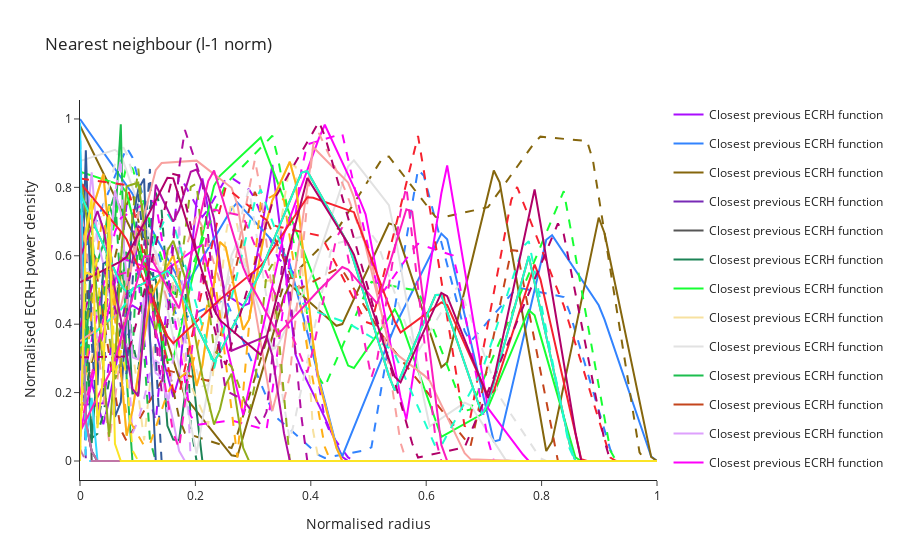
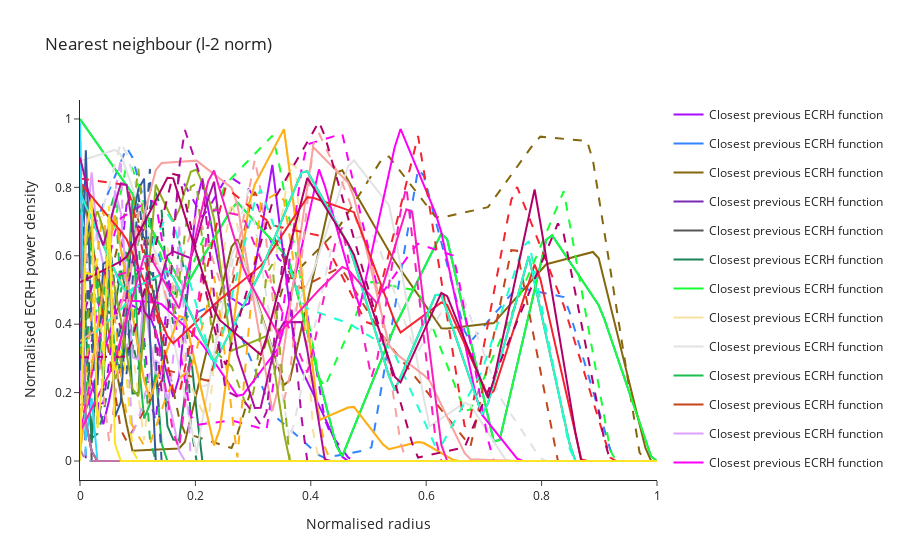
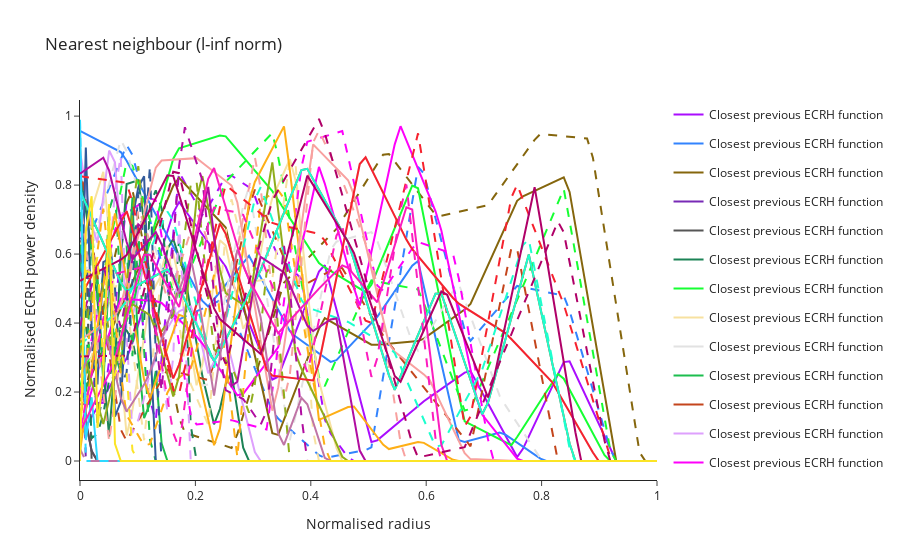

The notebook cell saved with these charts, in order:
### Code cell
import plotly.graph_objects as go 
from jetto_mobo.ecrh import piecewise_linear_3
import plotly

for p in [1, 2, np.inf]:
    figure = go.Figure()
    x = np.linspace(0, 1, 100)
    nearest_neighbours = get_nearest_neigbour(new_ecrh_parameters, p)
    for i, (new, old) in enumerate(zip(new_ecrh_parameters, nearest_neighbours)):
        figure.add_traces(
            [
                go.Scatter(
                    x=x,
                    y=piecewise_linear_3(x, old),
                    mode='lines',
                    name="Closest previous ECRH function",
                    line_color=plotly.colors.qualitative.Alphabet[i],
                    legendgroup=str(i),
                ),
                go.Scatter(
                    x=x,
                    y=piecewise_linear_3(x, new),
                    mode='lines',
                    line_dash='dash',
                    name="New ECRH function",
                    line_color=plotly.colors.qualitative.Alphabet[i],
                    legendgroup=str(i),
                    showlegend=False,
                ),
            ]
        )
    figure.update_layout(
        template="simple_white",
        xaxis_title="Normalised radius",
        yaxis_title="Normalised ECRH power density",
        title=f"Nearest neighbour (l-{p} norm)",)
    figure.show()
